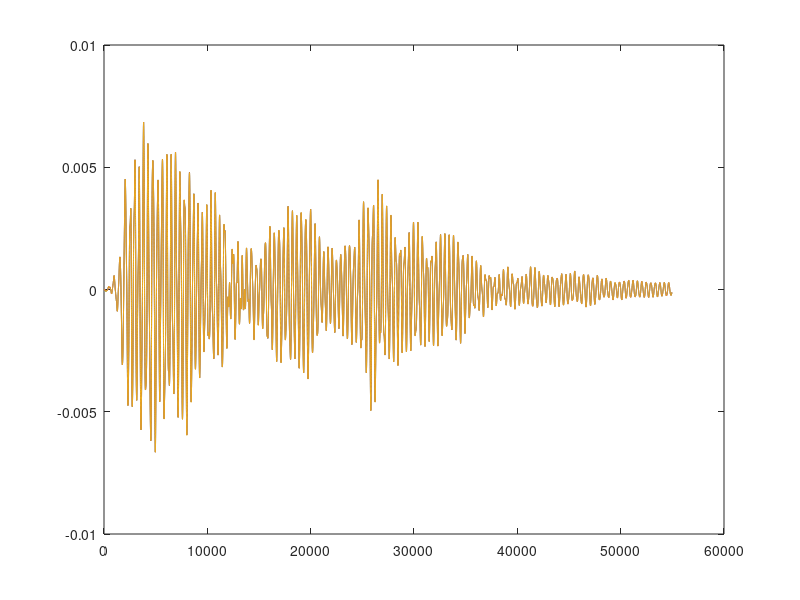

Write the MATLAB code that produced this figure.
%%振型叠加法-含阻尼

clear
% clc

load("ACC_el.mat");
% ACC_el = ACC_el(1:10000,:);

M = [2 0 0;
    0 1.5 0
    0 0 1];
K = 600* [5 -2 0;
    -2 3 -1;
    0 -1 1];
ksi = 0.005;
dt = 0.001;
diagM = diag(M);
[V,D]=eig(inv(M)*K);
freq=diag(D).^0.5;
[Bc,ord] = sort(freq);                  %ord为记录顺序的向量
wsc=freq(ord);                          %角（圆）频率 rad/s
fsc=wsc/2/pi;                           %频率 Hz
V=V(:,ord);                             %振型按频率阶数排序  一阶振型是第一列

VV = V(:,1:3);                                                      %调整阶数
% VV(:,1) = VV(:,1)/VV(3,1);
% VV(:,2) = VV(:,2)/VV(3,2);
% VV(:,3) = VV(:,3)/VV(3,3);

Mn = VV' * M * VV;
M1 = VV(:,1)' * M * VV(:,1);
M2 = VV(:,2)' * M * VV(:,2);
M3 = VV(:,3)' * M * VV(:,3);

Kn  = VV' * K * VV;
K1 = VV(:,1)' * K * VV(:,1);
K2 = VV(:,2)' * K * VV(:,2);
K3 = VV(:,3)' * K * VV(:,3);

wn = sqrt(Kn/Mn);
w1 = sqrt(K1/M1);
w2 = sqrt(K2/M2);
w3 = sqrt(K3/M3);

wn = real(wn);
Phi_ = Mn^(-1) * VV' * M;
PhiT_ = M * VV * Mn^(-1);
Cn = 2 * ksi * wn * Mn;

% C = PhiT_ * Cn * Phi_;
Rayleigh_A0 = ((2 * ksi) * (w1 * w2)) / (w1 + w2);
Rayleigh_A1 = ((2 * ksi) * 1) / (w1 + w2);
C = Rayleigh_A0 * M +  Rayleigh_A1 * K;                            %用瑞丽阻尼
wDn = wn * sqrt(1-ksi^2);
Cn = VV' * C * VV;

wDn1 = w1 * sqrt(1-ksi^2);
wDn2 = w2 * sqrt(1-ksi^2);
wDn3 = w3 * sqrt(1-ksi^2);

qn= zeros(3,length(ACC_el));
qn1 = zeros(length(ACC_el),1);
qn2 = zeros(length(ACC_el),1);
qn3 = zeros(length(ACC_el),1);
uu = zeros(3,length(ACC_el));

for i = 1:length(ACC_el)
    P1(:,i) = VV(:,1)' * (ACC_el(i, 2) * diagM);
    P2(:,i) = VV(:,2)' * (ACC_el(i, 2) * diagM);
    P3(:,i) = VV(:,3)' * (ACC_el(i, 2) * diagM);
end

Ken = Mn/(dt^2)+((Cn)/(2*dt));                       
an = Kn - (2 * Mn) / (dt)^2;
bn = Mn / dt^2 - Cn / (2*dt);
diagMn = diag(Mn);
for i = 2 : length(ACC_el)
    PPn = [P1(i);P2(i);P3(i)] - an * qn(: , i) - bn * qn(: , i-1);
    qn(:,i+1)=Ken \ PPn;                            
    uu(:,i) = VV(:,1) * qn(1,i) + VV(:,2) * qn(2,i) + VV(:,3) * qn(3,i);
end

% for i = 0.001:0.001:length(ACC_el)*0.001
%     for ii = 0.001:0.001:i
%         qn1(round(ii*1e3)+1) = qn1(round(ii*1e3)) + 0.001 * (1 / (M1*wDn1)) * exp(-ksi * w1 * (i-ii)) * P1(round(ii*1e3)) * sin(wDn1*(i-ii));
%         qn2(round(ii*1e3)+1) = qn2(round(ii*1e3)) + 0.001 * (1 / (M2*wDn2)) * exp(-ksi * w2 * (i-ii)) * P2(round(ii*1e3)) * sin(wDn2*(i-ii));
%         qn3(round(ii*1e3)+1) = qn3(round(ii*1e3)) + 0.001 * (1 / (M3*wDn3)) * exp(-ksi * w3 * (i-ii)) * P3(round(ii*1e3)) * sin(wDn3*(i-ii));
%     end
%     uu(:,round(ii*1e3)) = VV(:,1) * qn1(round(ii*1e3)+1) + VV(:,2) * qn2(round(ii*1e3)+1) + VV(:,3) * qn3(round(ii*1e3)+1);
% end

%***********************************************************************************%
dofs = length(M);
diagM = diag(M);
dt = 0.001;
Ke=M/(dt^2)+((C)/(2*dt));                       
a = K - (2 * M) / (dt)^2;
b=M/dt^2 - C/(2*dt);
u = zeros(dofs , 2000);
v = zeros(dofs , 2000);
ac = zeros(dofs , 2000);

for i = 2 : length(ACC_el)
    PP = ACC_el(i,2)* diagM  - a * u(: , i) - b * u(: , i-1);
    u(:,i+1)=Ke \ PP;                            
    v(: , i) = (u(: , i+1) - u(: , i-1)) / (dt*2);
    ac(: , i) = (u(: , i+1) - 2 * u(: , i) + u(: , i-1)) / (dt^2);
end
ucdm = u;
%******************************************************************************%
alpha = 0.25;
beta = 0.5;
dt = 0.001;
a0 = (1 / alpha / dt / dt);
a1 = (beta /alpha / dt);
a2 = (1 / alpha / dt);
a3 = (1 / 2 / alpha -1);
a4 = (beta / alpha - 1);
a5 = (dt / 2 * (beta / alpha -2));
a6 = (dt * (1 - beta));
a7 = (dt * beta);
Ke = K + a0 * M + a1 * C;

u = zeros(dofs , length(ACC_el));
v = zeros(dofs , length(ACC_el));
ac = zeros(dofs , length(ACC_el));
uuu = u;
for i = 2:length(ACC_el)
    PP = ACC_el(i,2)* diagM  + M * (a0 * u(:,i-1) + a2 * v(:,i-1) + a3 * ac(:,i-1)) + C * (a1 * u(:,i-1) + a4 * v(:,i-1) + a5 * ac(:,i-1));
    u(:,i) = Ke \ PP;
    uuu(:,i) = u(:,i) + uuu(:,i-1);
    ac(: , i) = a0 * (u(: , i) - u(: , i-1)) - a3 * ac(: , i-1) - a2 * v(: , i-1);
    v(: , i)= v(: , i-1) + a6 * ac(: , i-1) + a7 * ac(: , i);
end

unmb = u;
%**********************************************************************%

plot(uu(1,:));
hold on;
plot(ucdm(1,:));
hold on;
plot(unmb(1,:));

% hold on; 
% plot(uuu(1,:));
